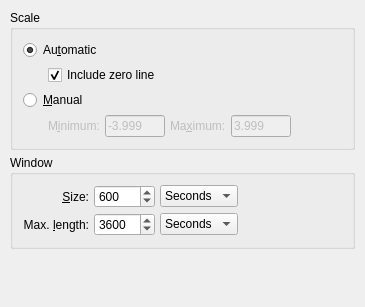
<?xml version="1.0" encoding="UTF-8"?>
<ui version="4.0">
 <class>UIScalePrefs</class>
 <widget class="PrefWidget" name="UIScalePrefs">
  <property name="geometry">
   <rect>
    <x>0</x>
    <y>0</y>
    <width>365</width>
    <height>307</height>
   </rect>
  </property>
  <property name="maximumSize">
   <size>
    <width>32767</width>
    <height>32767</height>
   </size>
  </property>
  <property name="whatsThis">
   <string>Threshold for raising edge.&lt;p&gt;
You can enter your values with a suffix like m, u, n, p, k, M, G, T&lt;br&gt;Example:&lt;br&gt;
10k - 10000&lt;br&gt;100m - 0.1</string>
  </property>
  <layout class="QVBoxLayout">
   <property name="spacing">
    <number>5</number>
   </property>
   <property name="margin">
    <number>10</number>
   </property>
   <item>
    <widget class="QGroupBox" name="ButtonGroup36">
     <property name="title">
      <string>Scale</string>
     </property>
     <layout class="QVBoxLayout">
      <property name="spacing">
       <number>5</number>
      </property>
      <property name="margin">
       <number>10</number>
      </property>
      <item>
       <widget class="QRadioButton" name="autoScaleBut">
        <property name="whatsThis">
         <string>Select this entry if you want automatic scaling of the vertical scale in the transient recorder.</string>
        </property>
        <property name="text">
         <string>Au&amp;tomatic</string>
        </property>
        <property name="checked">
         <bool>true</bool>
        </property>
       </widget>
      </item>
      <item>
       <layout class="QHBoxLayout">
        <property name="spacing">
         <number>5</number>
        </property>
        <property name="margin">
         <number>0</number>
        </property>
        <item>
         <widget class="QLabel" name="TextLabel9_2">
          <property name="minimumSize">
           <size>
            <width>20</width>
            <height>0</height>
           </size>
          </property>
          <property name="wordWrap">
           <bool>false</bool>
          </property>
         </widget>
        </item>
        <item>
         <widget class="QCheckBox" name="ui_includeZero">
          <property name="text">
           <string>Include zero line</string>
          </property>
          <property name="checked">
           <bool>true</bool>
          </property>
         </widget>
        </item>
        <item>
         <spacer name="Spacer14">
          <property name="orientation">
           <enum>Qt::Horizontal</enum>
          </property>
          <property name="sizeType">
           <enum>QSizePolicy::Expanding</enum>
          </property>
          <property name="sizeHint" stdset="0">
           <size>
            <width>20</width>
            <height>20</height>
           </size>
          </property>
         </spacer>
        </item>
       </layout>
      </item>
      <item>
       <widget class="QRadioButton" name="manualScaleBut">
        <property name="whatsThis">
         <string>Select this entry if you want to set the minimum and maximum value for the scale manually. If selected enter the minimum and maximum values below.</string>
        </property>
        <property name="text">
         <string>&amp;Manual</string>
        </property>
       </widget>
      </item>
      <item>
       <layout class="QHBoxLayout">
        <property name="spacing">
         <number>5</number>
        </property>
        <property name="margin">
         <number>0</number>
        </property>
        <item>
         <widget class="QLabel" name="TextLabel9">
          <property name="minimumSize">
           <size>
            <width>20</width>
            <height>0</height>
           </size>
          </property>
          <property name="wordWrap">
           <bool>false</bool>
          </property>
         </widget>
        </item>
        <item>
         <widget class="QLabel" name="TextLabel10">
          <property name="enabled">
           <bool>false</bool>
          </property>
          <property name="text">
           <string>M&amp;inimum:</string>
          </property>
          <property name="wordWrap">
           <bool>false</bool>
          </property>
          <property name="buddy">
           <cstring>ui_scaleMin</cstring>
          </property>
         </widget>
        </item>
        <item>
         <widget class="QLineEdit" name="ui_scaleMin">
          <property name="enabled">
           <bool>false</bool>
          </property>
          <property name="sizePolicy">
           <sizepolicy hsizetype="Fixed" vsizetype="Fixed">
            <horstretch>0</horstretch>
            <verstretch>0</verstretch>
           </sizepolicy>
          </property>
          <property name="minimumSize">
           <size>
            <width>60</width>
            <height>0</height>
           </size>
          </property>
          <property name="maximumSize">
           <size>
            <width>60</width>
            <height>32767</height>
           </size>
          </property>
          <property name="whatsThis">
           <string>Enter the minimum scale value here.&lt;p&gt;
You can enter your values with a suffix like m, u, n, p, k, M, G, T&lt;br&gt;Example:&lt;br&gt;
10k - 10000&lt;br&gt;100m - 0.1</string>
          </property>
          <property name="text">
           <string>-3.999</string>
          </property>
          <property name="maxLength">
           <number>12</number>
          </property>
         </widget>
        </item>
        <item>
         <widget class="QLabel" name="TextLabel10_2">
          <property name="enabled">
           <bool>false</bool>
          </property>
          <property name="text">
           <string>Ma&amp;ximum:</string>
          </property>
          <property name="wordWrap">
           <bool>false</bool>
          </property>
          <property name="buddy">
           <cstring>ui_scaleMax</cstring>
          </property>
         </widget>
        </item>
        <item>
         <widget class="QLineEdit" name="ui_scaleMax">
          <property name="enabled">
           <bool>false</bool>
          </property>
          <property name="sizePolicy">
           <sizepolicy hsizetype="Fixed" vsizetype="Fixed">
            <horstretch>0</horstretch>
            <verstretch>0</verstretch>
           </sizepolicy>
          </property>
          <property name="minimumSize">
           <size>
            <width>60</width>
            <height>0</height>
           </size>
          </property>
          <property name="maximumSize">
           <size>
            <width>60</width>
            <height>32767</height>
           </size>
          </property>
          <property name="whatsThis">
           <string>Enter the maximum scale value here.&lt;p&gt;
You can enter your values with a suffix like m, u, n, p, k, M, G, T&lt;br&gt;Example:&lt;br&gt;
10k - 10000&lt;br&gt;100m - 0.1</string>
          </property>
          <property name="text">
           <string>3.999</string>
          </property>
          <property name="maxLength">
           <number>12</number>
          </property>
         </widget>
        </item>
        <item>
         <spacer name="Spacer7">
          <property name="orientation">
           <enum>Qt::Horizontal</enum>
          </property>
          <property name="sizeType">
           <enum>QSizePolicy::Expanding</enum>
          </property>
          <property name="sizeHint" stdset="0">
           <size>
            <width>20</width>
            <height>20</height>
           </size>
          </property>
         </spacer>
        </item>
       </layout>
      </item>
     </layout>
    </widget>
   </item>
   <item>
    <widget class="QGroupBox" name="ButtonGroup37">
     <property name="title">
      <string>Window</string>
     </property>
     <layout class="QGridLayout">
      <property name="margin">
       <number>10</number>
      </property>
      <property name="spacing">
       <number>5</number>
      </property>
      <item row="0" column="0">
       <widget class="QLabel" name="TextLabel11">
        <property name="text">
         <string>&amp;Size:</string>
        </property>
        <property name="alignment">
         <set>Qt::AlignRight|Qt::AlignTrailing|Qt::AlignVCenter</set>
        </property>
        <property name="wordWrap">
         <bool>false</bool>
        </property>
        <property name="buddy">
         <cstring>ui_winSize</cstring>
        </property>
       </widget>
      </item>
      <item row="1" column="0">
       <widget class="QLabel" name="TextLabel12">
        <property name="text">
         <string>Max. &amp;length:</string>
        </property>
        <property name="alignment">
         <set>Qt::AlignRight|Qt::AlignTrailing|Qt::AlignVCenter</set>
        </property>
        <property name="wordWrap">
         <bool>false</bool>
        </property>
        <property name="buddy">
         <cstring>winLength</cstring>
        </property>
       </widget>
      </item>
      <item row="0" column="3">
       <spacer name="Spacer8">
        <property name="orientation">
         <enum>Qt::Horizontal</enum>
        </property>
        <property name="sizeType">
         <enum>QSizePolicy::Expanding</enum>
        </property>
        <property name="sizeHint" stdset="0">
         <size>
          <width>20</width>
          <height>20</height>
         </size>
        </property>
       </spacer>
      </item>
      <item row="0" column="2">
       <widget class="QComboBox" name="sizeUnit">
        <property name="whatsThis">
         <string>Unit for visible window width.</string>
        </property>
        <item>
         <property name="text">
          <string>Seconds</string>
         </property>
        </item>
        <item>
         <property name="text">
          <string>Minutes</string>
         </property>
        </item>
        <item>
         <property name="text">
          <string>Hours</string>
         </property>
        </item>
        <item>
         <property name="text">
          <string>Days</string>
         </property>
        </item>
       </widget>
      </item>
      <item row="1" column="2">
       <widget class="QComboBox" name="lengthUnit">
        <item>
         <property name="text">
          <string>Seconds</string>
         </property>
        </item>
        <item>
         <property name="text">
          <string>Minutes</string>
         </property>
        </item>
        <item>
         <property name="text">
          <string>Hours</string>
         </property>
        </item>
        <item>
         <property name="text">
          <string>Days</string>
         </property>
        </item>
       </widget>
      </item>
      <item row="0" column="1">
       <widget class="QSpinBox" name="ui_winSize">
        <property name="whatsThis">
         <string>Size (in time) of the visible part of the recorder graph. See unit to the right.</string>
        </property>
        <property name="minimum">
         <number>1</number>
        </property>
        <property name="maximum">
         <number>99999</number>
        </property>
        <property name="value">
         <number>600</number>
        </property>
       </widget>
      </item>
      <item row="1" column="1">
       <widget class="QSpinBox" name="winLength">
        <property name="whatsThis">
         <string>Maximum length (in time) of the recorder graph. If this time is reached the first recorded values will be discarded. It will not stop recording.</string>
        </property>
        <property name="minimum">
         <number>1</number>
        </property>
        <property name="maximum">
         <number>99999</number>
        </property>
        <property name="value">
         <number>3600</number>
        </property>
       </widget>
      </item>
     </layout>
    </widget>
   </item>
   <item>
    <spacer name="Spacer5">
     <property name="orientation">
      <enum>Qt::Vertical</enum>
     </property>
     <property name="sizeType">
      <enum>QSizePolicy::Expanding</enum>
     </property>
     <property name="sizeHint" stdset="0">
      <size>
       <width>20</width>
       <height>20</height>
      </size>
     </property>
    </spacer>
   </item>
  </layout>
 </widget>
 <customwidgets>
  <customwidget>
   <class>PrefWidget</class>
   <extends>QWidget</extends>
   <header>prefwidget.h</header>
   <container>1</container>
  </customwidget>
 </customwidgets>
 <tabstops>
  <tabstop>autoScaleBut</tabstop>
  <tabstop>manualScaleBut</tabstop>
  <tabstop>ui_scaleMin</tabstop>
  <tabstop>ui_scaleMax</tabstop>
  <tabstop>ui_winSize</tabstop>
  <tabstop>sizeUnit</tabstop>
  <tabstop>winLength</tabstop>
  <tabstop>lengthUnit</tabstop>
 </tabstops>
 <includes>
  <include location="global">prefwidget.h</include>
 </includes>
 <resources/>
 <connections>
  <connection>
   <sender>manualScaleBut</sender>
   <signal>toggled(bool)</signal>
   <receiver>TextLabel10</receiver>
   <slot>setEnabled(bool)</slot>
   <hints>
    <hint type="sourcelabel">
     <x>20</x>
     <y>20</y>
    </hint>
    <hint type="destinationlabel">
     <x>20</x>
     <y>20</y>
    </hint>
   </hints>
  </connection>
  <connection>
   <sender>manualScaleBut</sender>
   <signal>toggled(bool)</signal>
   <receiver>ui_scaleMin</receiver>
   <slot>setEnabled(bool)</slot>
   <hints>
    <hint type="sourcelabel">
     <x>20</x>
     <y>20</y>
    </hint>
    <hint type="destinationlabel">
     <x>20</x>
     <y>20</y>
    </hint>
   </hints>
  </connection>
  <connection>
   <sender>manualScaleBut</sender>
   <signal>toggled(bool)</signal>
   <receiver>TextLabel10_2</receiver>
   <slot>setEnabled(bool)</slot>
   <hints>
    <hint type="sourcelabel">
     <x>20</x>
     <y>20</y>
    </hint>
    <hint type="destinationlabel">
     <x>20</x>
     <y>20</y>
    </hint>
   </hints>
  </connection>
  <connection>
   <sender>manualScaleBut</sender>
   <signal>toggled(bool)</signal>
   <receiver>ui_scaleMax</receiver>
   <slot>setEnabled(bool)</slot>
   <hints>
    <hint type="sourcelabel">
     <x>20</x>
     <y>20</y>
    </hint>
    <hint type="destinationlabel">
     <x>20</x>
     <y>20</y>
    </hint>
   </hints>
  </connection>
  <connection>
   <sender>autoScaleBut</sender>
   <signal>toggled(bool)</signal>
   <receiver>ui_includeZero</receiver>
   <slot>setEnabled(bool)</slot>
   <hints>
    <hint type="sourcelabel">
     <x>20</x>
     <y>20</y>
    </hint>
    <hint type="destinationlabel">
     <x>20</x>
     <y>20</y>
    </hint>
   </hints>
  </connection>
 </connections>
</ui>
